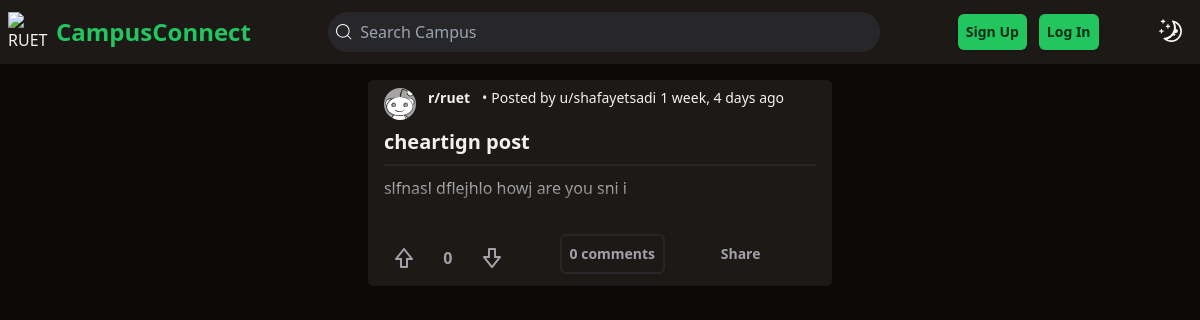
The page /campus/ on the database as committed earlier.
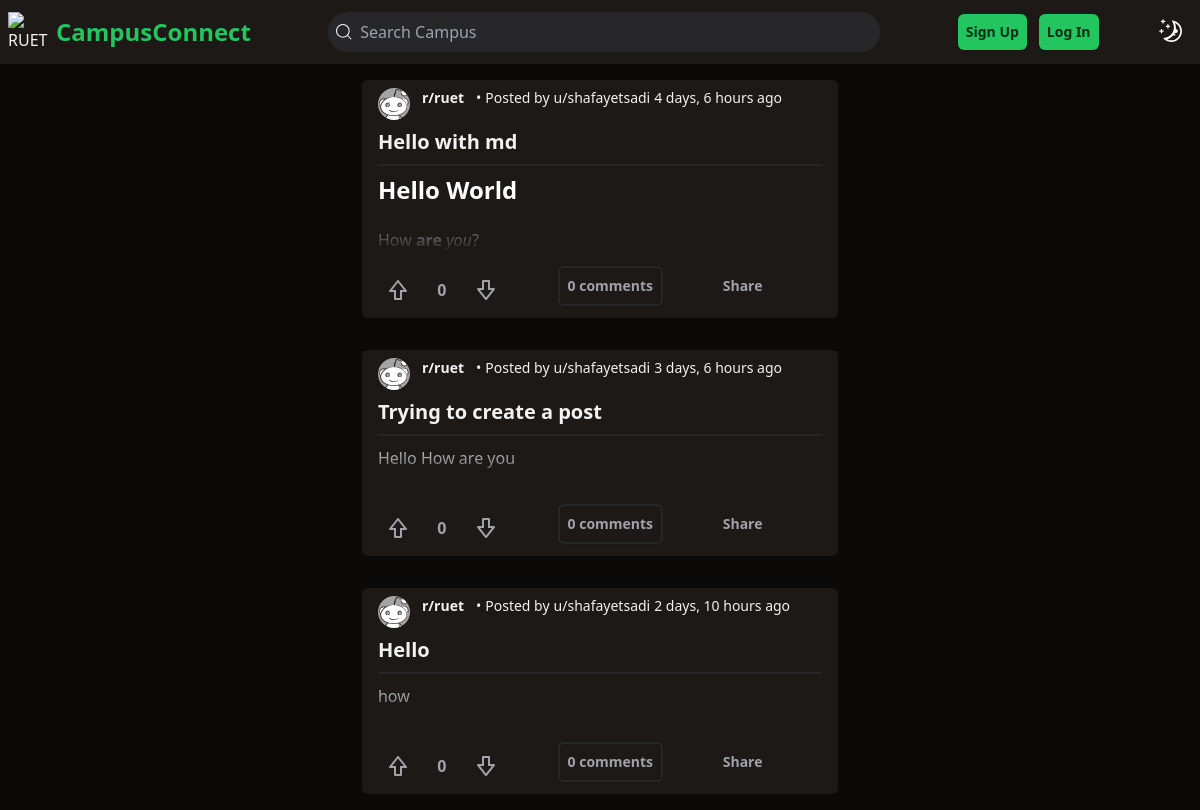
The same page on the database as committed later.
### campus/models.py (models this page shows, shortened)
class Post(models.Model):
    title = models.CharField(max_length=100)
    content = models.TextField()
    date_posted = models.DateTimeField(default=timezone.now)
    author = models.ForeignKey(User, related_name='posts', on_delete=models.CASCADE)
    thread = models.ForeignKey(Thread, related_name='posts', on_delete=models.CASCADE)
    voters = models.ManyToManyField(User, through='Vote', related_name='voted_posts')
    def get_vote_count(self):
        return self.votes.filter(vote_type=1).count() - self.votes.filter(vote_type=-1).count()

class Thread(models.Model):
    thread_name = models.CharField(max_length=100)
    thread_title = models.CharField(max_length=100, blank=True)
    created = models.DateTimeField(auto_now_add=True)
    subscribers = models.ManyToManyField(User, through='Subscribed', related_name='subscribed_threads')
    image = models.ImageField(default='thread.jpg', upload_to='thread_pics')
    def __str__(self):
        return self.thread_name

### campus/views.py (the view)
# urls.py: path('', PostListView.as_view(), name='campus-home'),
class PostListView(ListView):
    model = Post
    template_name = 'campus/index.html' # <app>/<model>_<viewtype>.html
    context_object_name = 'posts'
    ordering = ['-date_posted']
    def get_queryset(self):
        if self.request.user.is_authenticated:
            return Post.objects.all()
        else:
            return Post.objects.filter(thread__thread_name='ruet')

### campus/templatetags/custom_tags.py (called while the page is built)
@register.simple_tag
def get_user_vote(post_id, user_id):
    user_vote = Vote.objects.filter(post=post_id, user=user_id).first()
    return user_vote

### campus/templates/campus/index.html
{% extends "campus/base.html" %} {% block content %}
{% load humanize %}
{% load static %}
<div class="grid grid-cols-1 justify-items-center max-w-[800px] mx-4">
  {% for post in posts %}
    {% include 'campus/post_card.html' with height="max-h-[350px]" %}
  {% endfor %}
</div>
{% endblock content %}

### campus/templates/campus/post_card.html (shortened to what this page needs)
{% load humanize %} {% load static %} {% load custom_tags %}
<div class="w-full m-4 bg-[--card] rounded-md px-4 py-2">
  <div class="flex gap-1 text-sm">
    <a href="">
      <img class="w-8 rounded-full" src="{{ post.thread.image.url }}" />
    </a>
    <a class="font-bold px-2" href="{% url 'campus-thread' post.thread %}">r/{{ post.thread }}</a>
    <span class="">•</span>
    <span class="">Posted by</span>
    <div class="">
      <div>
        <a>u/{{ post.author }}</a>
      </div>
    </div>
    <span>{{ post.date_posted|naturaltime }}</span>
  </div>
  <div class="">
    <div class="">
      <a href="{% url 'post-detail' post.id %}">
        <h2 class="py-2 text-xl font-semibold">
          {{ post.title }}
        </h2>
      </a>
      <hr class="bg-[--muted] text-[--muted] h-[2px] border-none" />
    </div>
    <div>
      <a>
        <div class="overflow-y-hidden min-h-12 relative my-2 text-muted-foreground {{height}} w-full fade-out">
          <div class="">
            <div id="post-content" class="prose max-w-none prose-h1:text-2xl prose-h2:text-xl prose-h3:text-lg prose-h4:text-base prose-headings::font-bold prose-headings:mt-0 prose-headings:mb-4">
              {{ post.content|safe }}
            </div>
          </div>
        </div>
      </a>
    </div>
  </div>
  <div class="flex justify-between items-center text-muted-foreground font-bold">
    {% include 'campus/vote.html' %}
    <div>
      <a href="{% url 'post-detail' post.id %}">
        <button class="btn btn-outline">
          <span>{{ post.comments.count }} comments</span>
        </button>
      </a
      >
    </div>
    <div>
      <a href="{% url 'post-detail' post.id %}">
        <button class="btn btn-ghost">
          Share
        </button>
      </a
      >
    </div>
  </div>
</div>

### campus/templates/campus/vote.html (shortened to what this page needs)
{% load custom_tags %}
<div class="flex justify-center items-center mt-2">
  {% get_user_vote post.id request.user.id as user_vote %}
  <form method="post" action="{% url 'upvote' post.id %}">
    <button type="submit" class="hover:bg-accent p-2 rounded-lg">
      <svg
        height="24"
        viewBox="0 0 24 24"
        width="24"
        xmlns="http://www.w3.org/2000/svg"
        alt="Upvote"
      >
        <path
          class="{% if user_vote.vote_type ==  1 %}fill-green-500{% else %}fill-muted-foreground{% endif %}"
          d="M12.781 2.375c-.381-.475-1.181-.475-1.562 0l-8 10A1.001 1.001 0 0 0 4 14h4v7a1 1 0 0 0 1 1h6a1 1 0 0 0 1-1v-7h4a1.001 1.001 0 0 0 .781-1.625l-8-10zM15 12h-1v8h-4v-8H6.081L12 4.601 17.919 12H15z"
        />
      </svg>
    </button>
  </form>
  <div class="w-12 p-2 flex justify-center">{{ post.get_vote_count }}</div>
  <form method="post" action="{% url 'downvote' post.id %}">
    <button type="submit" class="hover:bg-accent p-2 rounded-lg">
      <svg
        height="24"
        viewBox="0 0 24 24"
        width="24"
        xmlns="http://www.w3.org/2000/svg"
        alt="Downvote"
      >
        <path
          class="{% if user_vote.vote_type ==  -1 %}fill-red-500{% else %}fill-muted-foreground{% endif %}"
          d="M20.901 10.566A1.001 1.001 0 0 0 20 10h-4V3a1 1 0 0 0-1-1H9a1 1 0 0 0-1 1v7H4a1.001 1.001 0 0 0-.781 1.625l8 10a1 1 0 0 0 1.562 0l8-10c.24-.301.286-.712.12-1.059zM12 19.399 6.081 12H10V4h4v8h3.919L12 19.399z"
        />
      </svg>
    </button>
  </form>
</div>

Rows that differ between the two databases and show on the page:
removed Post: thread.image (picture), thread "ruet", author "shafayetsadi", date_posted "1 week, 4 days ago", title "cheartign post", content "slfnasl dflejhlo howj are you sni i", get_vote_count "0", comments.count "0"
added Post: thread.image (picture), thread "ruet", author "shafayetsadi", date_posted "4 days, 6 hours ago", title "Hello with md", content "Hello World How are you ?", get_vote_count "0", comments.count "0"
added Post: thread.image (picture), thread "ruet", author "shafayetsadi", date_posted "3 days, 6 hours ago", title "Trying to create a post", content "Hello How are you", get_vote_count "0", comments.count "0"
added Post: thread.image (picture), thread "ruet", author "shafayetsadi", date_posted "2 days, 10 hours ago", title "Hello", content "how", get_vote_count "0", comments.count "0"
